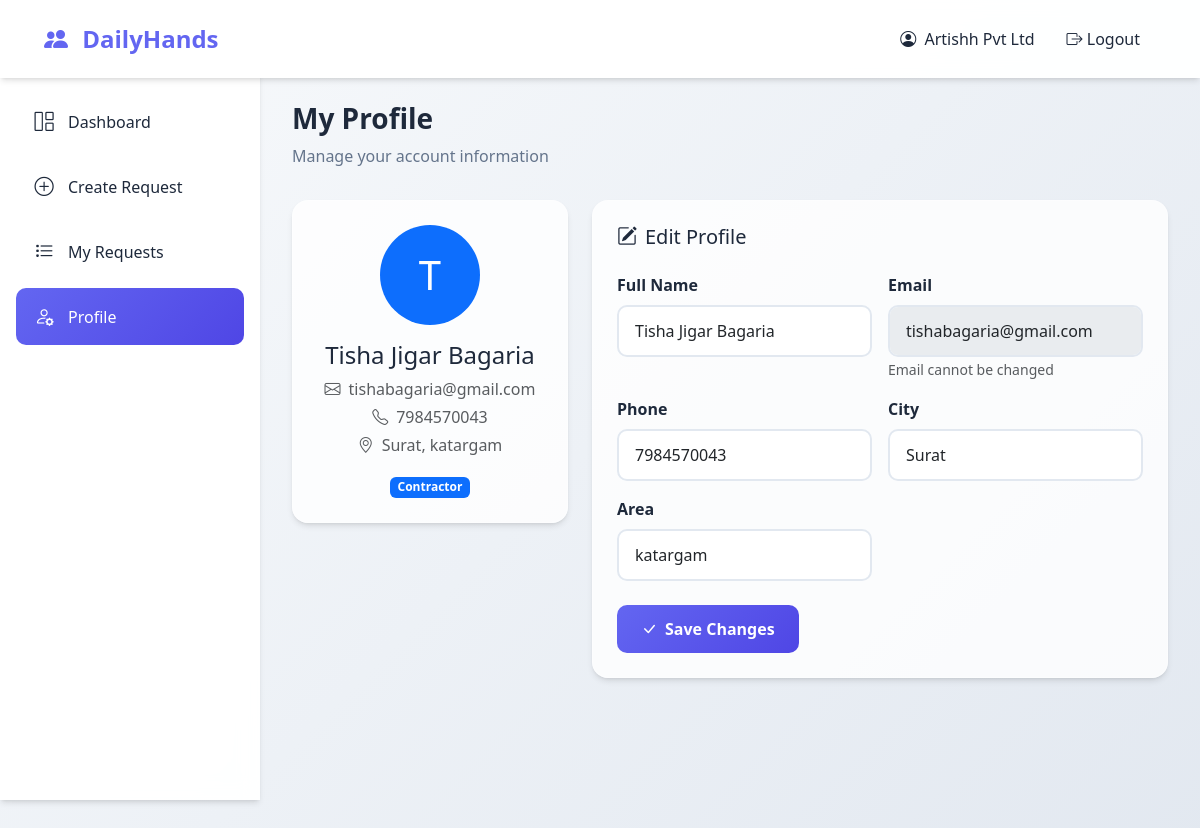
Screenshot of /contractor/profile (signed in) with the database file from the repository.
### tables this page shows
CREATE TABLE users (
            id INTEGER PRIMARY KEY AUTOINCREMENT,
            name TEXT NOT NULL,
            email TEXT UNIQUE NOT NULL,
            password TEXT NOT NULL,
            phone TEXT,
            city TEXT NOT NULL,
            area TEXT,
            role TEXT DEFAULT 'contractor',
            created_at TIMESTAMP DEFAULT CURRENT_TIMESTAMP
        );

### app.py (the view, shortened to what this page needs)
@app.route('/contractor/profile', methods=['GET', 'POST'])
@login_required(role='contractor')
def contractor_profile():
    conn = get_db()
    cursor = conn.cursor()
    cursor.execute("SELECT * FROM users WHERE id = ?", (session['user_id'],))
    user = cursor.fetchone()
    conn.close()
    return render_template('contractor/profile.html', user=user)

### app.py (called while the page is built)
def get_db():
    conn = sqlite3.connect(DATABASE)
    conn.row_factory = sqlite3.Row
    return conn

def login_required(role=None):
    def decorator(f):
        @wraps(f)
        def decorated_function(*args, **kwargs):
            if 'user_id' not in session:
                return redirect(url_for('login'))
            if role and session.get('role') != role:
                return redirect(url_for('login'))
            return f(*args, **kwargs)
        return decorated_function
    return decorator

### templates/contractor/profile.html (shortened to what this page needs)
{% extends 'contractor/base.html' %}
{% block page_content %}
<div class="page-header animate-fade-in">
    <h1 class="page-title">My Profile</h1>
    <p class="page-subtitle">Manage your account information</p>
</div>
<div class="row g-4">
    <div class="col-lg-4 animate-fade-in" style="animation-delay: 0.1s;">
        <div class="glass-card p-4 text-center">
            <div class="rounded-circle bg-primary text-white d-flex align-items-center justify-content-center mx-auto mb-3"
                 style="width: 100px; height: 100px; font-size: 2.5rem;">
                {{ user.name[0] }}
            </div>
            <h4>{{ user.name }}</h4>
            <p class="text-muted mb-1"><i class="bi bi-envelope me-2"></i>{{ user.email }}</p>
            <p class="text-muted mb-1"><i class="bi bi-telephone me-2"></i>{{ user.phone }}</p>
            <p class="text-muted"><i class="bi bi-geo-alt me-2"></i>{{ user.city }}, {{ user.area }}</p>
            <span class="badge bg-primary">Contractor</span>
        </div>
    </div>
    <div class="col-lg-8 animate-fade-in" style="animation-delay: 0.2s;">
        <div class="glass-card p-4">
            <h5 class="mb-4"><i class="bi bi-pencil-square me-2"></i>Edit Profile</h5>
            <form method="POST">
                <div class="row g-3">
                    <div class="col-md-6">
                        <label class="form-label fw-semibold">Full Name</label>
                        <input type="text" class="form-control form-control-custom" name="name"
                               value="{{ user.name }}" required>
                    </div>
                    <div class="col-md-6">
                        <label class="form-label fw-semibold">Email</label>
                        <input type="email" class="form-control form-control-custom" value="{{ user.email }}" disabled>
                        <small class="text-muted">Email cannot be changed</small>
                    </div>
                    <div class="col-md-6">
                        <label class="form-label fw-semibold">Phone</label>
                        <input type="tel" class="form-control form-control-custom" name="phone"
                               value="{{ user.phone }}" required>
                    </div>
                    <div class="col-md-6">
                        <label class="form-label fw-semibold">City</label>
                        <input type="text" class="form-control form-control-custom" name="city"
                               value="{{ user.city }}" required>
                    </div>
                    <div class="col-md-6">
                        <label class="form-label fw-semibold">Area</label>
                        <input type="text" class="form-control form-control-custom" name="area"
                               value="{{ user.area }}">
                    </div>
                    <div class="col-12 mt-4">
                        <button type="submit" class="btn btn-primary-custom">
                            <i class="bi bi-check-lg me-2"></i>Save Changes
                        </button>
                    </div>
                </div>
            </form>
        </div>
    </div>
</div>
{% endblock %}

### templates/base.html (style rules this page uses)
:root { --primary: #6366f1; --primary-light: #818cf8; --primary-dark: #4f46e5; --secondary: #f1f5f9; --accent: #10b981; --warning: #f59e0b; --danger: #ef4444; --text-dark: #1e293b; --text-muted: #64748b; --bg-light: #f8fafc; --card-bg: rgba(255, 255, 255, 0.8); --glass-border: rgba(255, 255, 255, 0.3); --shadow: 0 4px 6px -1px rgba(0, 0, 0, 0.1), 0 2px 4px -2px rgba(0, 0, 0, 0.1); --shadow-lg: 0 10px 15px -3px rgba(0, 0, 0, 0.1), 0 4px 6px -4px rgba(0, 0, 0, 0.1); }
* { margin: 0; padding: 0; box-sizing: border-box; }
body { font-family: 'Segoe UI', system-ui, -apple-system, sans-serif; background: linear-gradient(135deg, #f8fafc 0%, #e2e8f0 100%); min-height: 100vh; color: var(--text-dark); }
.animate-fade-in { animation: fadeInUp 0.5s ease-out forwards; }
.glass-card { background: var(--card-bg); backdrop-filter: blur(10px); border: 1px solid var(--glass-border); border-radius: 16px; box-shadow: var(--shadow); transition: all 0.3s ease; }
.btn-primary-custom { background: linear-gradient(135deg, var(--primary) 0%, var(--primary-dark) 100%); border: none; color: white; padding: 0.75rem 1.5rem; border-radius: 10px; font-weight: 600; transition: all 0.3s ease; }
.form-control-custom { border: 2px solid #e2e8f0; border-radius: 10px; padding: 0.75rem 1rem; transition: all 0.3s ease; }
.page-header { margin-bottom: 2rem; }
.page-title { font-size: 1.75rem; font-weight: 700; color: var(--text-dark); }
.page-subtitle { color: var(--text-muted); margin-top: 0.25rem; }

### rows the page displays
users: name "T", name "Tisha Jigar Bagaria", email "tishabagaria@gmail.com", phone "7984570043", city "Surat", area "katargam"

### other values shown
{{ session.name }} "Artishh Pvt Ltd"
